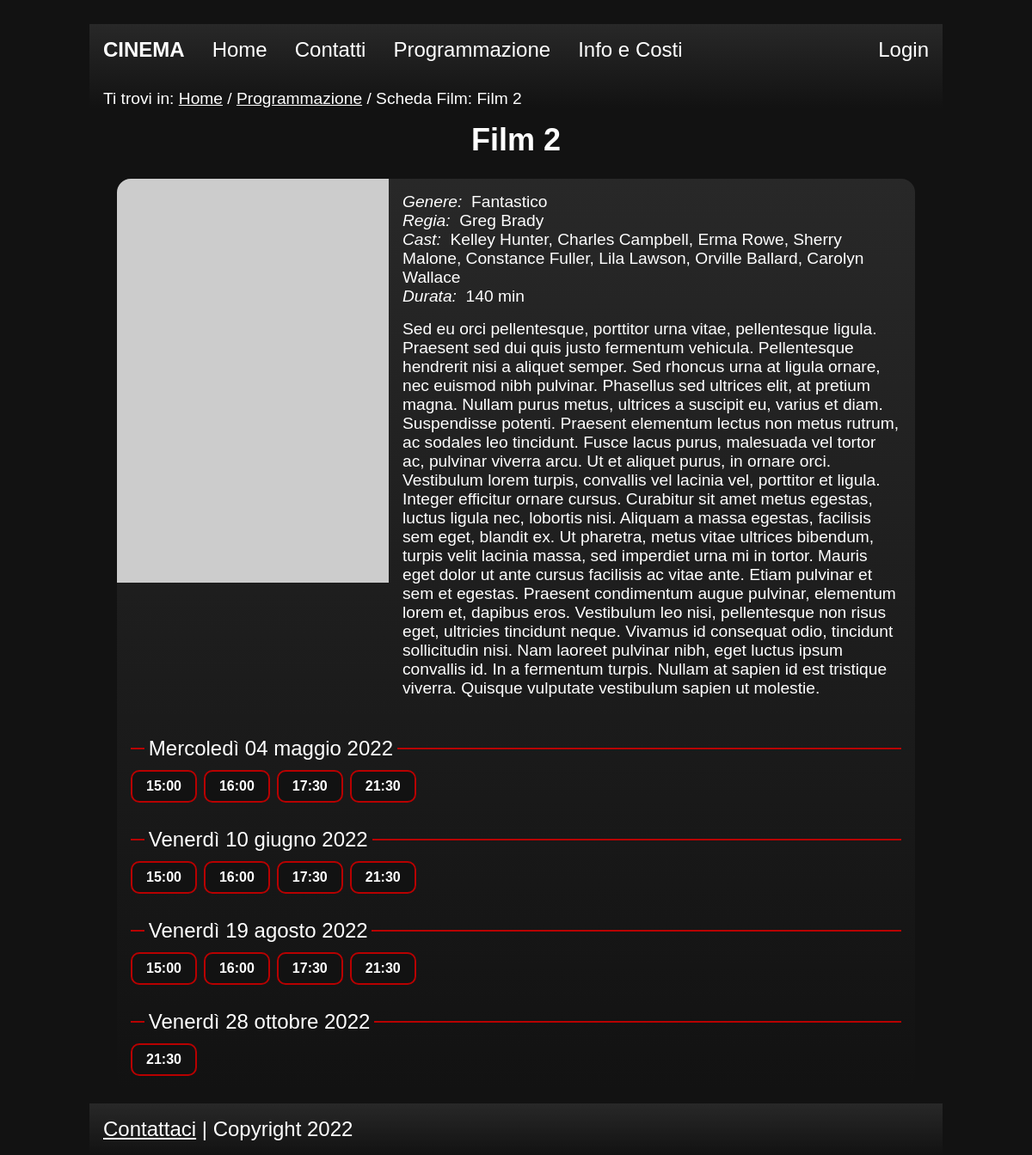
Page /php/schedafilm.php?idfilm=2 on the committed database.
### tables this page shows
CREATE TABLE Film (
	ID INT NOT NULL AUTO_INCREMENT,
	Titolo VARCHAR(255) NOT NULL,
	Genere VARCHAR(20) NOT NULL,
	DataUscita DATE NULL,
	Descrizione VARCHAR(3000) NOT NULL,
	SrcImg VARCHAR(100) NOT NULL,
	Durata INT NOT NULL,
	PRIMARY KEY (ID)
);

CREATE TABLE Proiezione (
	ID INT NOT NULL AUTO_INCREMENT,
	Data DATE NOT NULL,
	IDFilm INT NOT NULL,
	NumeroSala SMALLINT NOT NULL,
	PRIMARY KEY (ID),
	UNIQUE(Data, IDFilm, NumeroSala),
	FOREIGN KEY (IDFilm) REFERENCES Film(ID) ON DELETE CASCADE,
	FOREIGN KEY (NumeroSala) REFERENCES Sala(Numero) ON DELETE CASCADE

);

CREATE TABLE Orario (
	Ora TIME NOT NULL,
	IDProiezione INT NOT NULL,
	PRIMARY KEY (Ora, IDProiezione),
	FOREIGN KEY(IDProiezione) REFERENCES Proiezione(ID) ON DELETE CASCADE
);

### php/SingletonDB.php (called while the page is built, shortened)
<?php
    class SingletonDB{
        private static $instance = null;
        public static function getInstance(){
            if (!self::$instance){
                self::$instance = new self();
            }
            return self::$instance;
        }
        public function getConnection(){
            global $connection;
            return $connection;
        }
    }
?>

### php/utils/generateItalianDate.php (called while the page is built)
<?php
	function generateItalianDate($data) {
		$timestamp = date_timestamp_get(date_create($data));
		$mesi = array(1=>'gennaio', 'febbraio', 'marzo', 'aprile',
               'maggio', 'giugno', 'luglio', 'agosto',
               'settembre', 'ottobre', 'novembre','dicembre');
		$giorni = array('Sunday' => 'Domenica','Monday' => 'Lunedì','Tuesday' => 'Marted','Wednesday' => 'Mercoledì',
                'Thursday'=> 'Giovedì','Friday' => 'Venerdì','Saturday' => 'Sabato');
		list($nomeGiorno, $giorno, $mese, $anno) = explode('-',date('l-d-m-Y', $timestamp));
		return $giorni[$nomeGiorno] . ' ' . $giorno . ' ' . $mesi[intval($mese)] . ' ' . $anno;
	}
?>

### php/utils/createCastStr.php (called while the page is built)
<?php
	function createCastStr($result) {
		$actors = '';
		$directors = '';
		if(!empty($result) && $result->num_rows > 0){
			while($row = $result->fetch_assoc()) {
				if ($row['Ruolo']=='A')
					$actors .= $row['Nome'] . ' ' . $row['Cognome'] . ', ';
				else
					$directors .= $row['Nome'] . ' ' . $row['Cognome'] . ', ';
			}
			$actors = substr($actors, 0, -2);
			$directors = substr($directors, 0, -2);
		}
		return array('A' => $actors,
					 'R' => $directors);
	}
?>

### php/schedafilm.php (the view, shortened to what this page needs)
<?php
include "SingletonDB.php";
include "utils/createCastStr.php";
include "utils/generateItalianDate.php";
if (isset($_GET["idfilm"]) && is_numeric($_GET["idfilm"])) {
    $db = SingletonDB::getInstance();
    $preparedQuery = $db
        ->getConnection()
        ->prepare("SELECT * FROM Film WHERE Film.ID=?");
    $preparedQuery->bind_param("i", $_GET["idfilm"]);
    $preparedQuery->execute();
    $result1 = $preparedQuery->get_result();
    $preparedQuery2 = $db
        ->getConnection()
        ->prepare(
            "SELECT * FROM CastFilm JOIN Afferisce ON CastFilm.ID = Afferisce.IDCast WHERE Afferisce.IDFilm =?"
        );
    $preparedQuery2->bind_param("i", $_GET["idfilm"]);
    $preparedQuery2->execute();
    $result2 = $preparedQuery2->get_result();
    $preparedQuery3 = $db
        ->getConnection()
        ->prepare(
            "SELECT Data, Proiezione.ID as IDProiezione FROM Proiezione INNER JOIN Film ON Proiezione.IDFilm = Film.ID WHERE Film.ID=? ORDER BY Data"
        );
    $preparedQuery3->bind_param("i", $_GET["idfilm"]);
    $preparedQuery3->execute();
    $result3 = $preparedQuery3->get_result();
    $db->disconnect();
    if (
        !empty($result1) &&
        $result1->num_rows > 0 &&
        !empty($result2) &&
        $result2->num_rows > 0
    ) {
        $dataFilm = $result1->fetch_assoc();
        $cast = createCastStr($result2);
        $document = file_get_contents("../html/template.html");
			if (isset($_SESSION["a"])) {
		$document = str_replace("<LOGIN>", $_SESSION["a"], $document);
		$document = str_replace(
        "<LINK>",
        "./area_utenti.php?action=getProfile",
        $document
			);
		} else {
    $document = str_replace("<LOGIN>", "Login", $document);
    $document = str_replace(
        "<LINK>",
        "./area_utenti.php?action=login_page",
        $document
			);
		}
        $schedafilm_content = file_get_contents(
            "../html/schedafilm_content.html"
        );
        $document = str_replace(
            "<PAGETITLE>",
            $dataFilm["Titolo"] . " - PNG Cinema",
            $document
        );
        $document = str_replace("<KEYWORDS>", $dataFilm["Titolo"], $document);
        $document = str_replace(
            "<DESCRIPTION>",
            "Scheda informativa del film: " . $dataFilm["Titolo"],
            $document
        );
        $document = str_replace(
            "<BREADCRUMB>",
            '<a href="home.php">Home</a> / <a href="programmazione.php">Programmazione</a> / '.
            'Scheda Film: ' .
            $dataFilm["Titolo"],
            $document
        );
		if(isset($_SESSION["admin"])&&$_SESSION["admin"]){
			$document = str_replace("<ADMIN>","<li><a href='admin.php'>Amministrazione</a></li>",$document);
		}
		else {
			$document = str_replace("<ADMIN>","",$document);
		}
        $document = str_replace("<JAVASCRIPT-HEAD>", "", $document);
        $document = str_replace("<JAVASCRIPT-BODY>", "", $document);
        $schedafilm_content = str_replace(
            "<FILM-TITLE>",
            $dataFilm["Titolo"],
            $schedafilm_content
        );
        $schedafilm_content = str_replace(
            "<FILM-IMG>",
            '<img src=\'' .
                $dataFilm["SrcImg"] .
                ' \' alt=\'' .
                "Locandina " . $dataFilm["Titolo"] .
                '\'/>',
            $schedafilm_content
        );
        $schedafilm_content = str_replace(
            "<FILM-GENRE>",
            $dataFilm["Genere"],
            $schedafilm_content
        );
        $schedafilm_content = str_replace(
            "<RUNNING-TIME>",
            $dataFilm["Durata"] . " min",
            $schedafilm_content
        );
        $schedafilm_content = str_replace(
            "<FILM-DIRECTOR>",
            $cast["R"],
            $schedafilm_content
        );
        $schedafilm_content = str_replace(
            "<FILM-CAST>",
            $cast["A"],
            $schedafilm_content
        );
        $schedafilm_content = str_replace(
            "<FILM-DESC>",
            $dataFilm["Descrizione"],
            $schedafilm_content
        );
        if (!empty($result3) && $result3->num_rows) {
            $filmscreeningfield_template = file_get_contents(
                "../html/items/filmscreeningfield.html"
            );
            $filmscreeningfields = "";
            while ($row = $result3->fetch_assoc()) {
                $filmscreeningfield = $filmscreeningfield_template;
				$filmscreeningfield = str_replace(
                    "<DATA>",
					generateItalianDate($row["Data"]),
                    $filmscreeningfield
                );
				$filmscreeningfield = str_replace(
					"<IDPROIEZ-HIDDEN>",
					'<input type="hidden" name="idproiez" value="' .
					$row["IDProiezione"] .
					'" />',
					$filmscreeningfield
				);
                $db->connect();
                $preparedQuery4 = $db
                    ->getConnection()
                    ->prepare(
                        "SELECT * FROM Film INNER JOIN Proiezione ON (Film.ID = Proiezione.IDFilm) INNER JOIN Orario ON (Proiezione.ID = Orario.IDProiezione) WHERE Film.ID = ? AND Proiezione.Data = ?"
                    );
                $preparedQuery4->bind_param(
                    "is",
                    $_GET["idfilm"],
                    $row["Data"]
                );
                $preparedQuery4->execute();
                $result4 = $preparedQuery4->get_result();
                $db->disconnect();
                $hour_fields = "";
                while ($orarioRow = $result4->fetch_assoc()) {
                    $hour_field =
                        '<input type="submit" name="orario" value="' .
                        substr($orarioRow["Ora"], 0, -3) .
                        '"/>';
                    $hour_fields .= $hour_field;
                }
                $filmscreeningfield = str_replace(
                    "<HOURS-INPUTS>",
                    $hour_fields,
                    $filmscreeningfield
                );
                $filmscreeningfields .= $filmscreeningfield;
            }
            $schedafilm_content = str_replace(
                "<SCREENING-FIELDS>",
                $filmscreeningfields,
                $schedafilm_content
            );
        }
        $document = str_replace("<CONTENT>", $schedafilm_content, $document);
        echo $document;
    } else {
        header("Location: 404.php");
        die();
    }
} else {
    header("Location: 404.php");
    die();
}
?>

### css/style.css (style rules this page uses)
:root { --primary-color: #121212; --secondary-color: #b80000; --gradient-first-color: #282828; --gradient-last-color: #121212; --visited-links: #BBBBBB; --text-color: white; --error-color: #C2B800; --links-hover-color: #ffdd36; }
* { padding: 0; margin: 0; color: var(--text-color); }
html { font-size: 100%; font-family: "Arial", sans-serif; margin: auto; max-width: 1024px; background-color: var(--primary-color); }
body { margin:0; padding:0; font-size:1.5rem; margin:auto; }
header h1 { padding: 1rem; font-size: 1.5rem; }
.headerWrapper { background-image: linear-gradient(var(--gradient-first-color), var(--gradient-last-color)); }
nav ul { list-style-type: none; }
#loginLink { margin-left: auto; }
nav li a, nav li p { display: block; text-align: center; text-decoration: none; padding: 1rem; }
.breadcrumbs { margin: 1rem; font-size: 1.2rem; }
footer { background-image: linear-gradient(var(--gradient-first-color), var(--gradient-last-color)); width: calc(100% - 2rem); padding: 1rem; }
body { margin-left: 1rem; margin-right: 1rem; }
#filmPageTitle { text-align:center; }
#filmPageCard { margin: 2rem; border-radius: 1rem; overflow:hidden; background-image: linear-gradient(var(--gradient-first-color), var(--gradient-last-color)); margin-bottom: 1rem; margin-top: 1.5rem; }
#filmDataContainer { display:flex; align-items: flex-start; }
#filmData { margin: 0.5rem; padding: 0.5rem; font-size: 1.2rem; }
#filmData dt { float: left; clear: left; font-style: italic; }
#filmData dl { margin-bottom:1rem; border-radius: 1rem; }
#filmData dt:after { content: "\00a0"; }
#filmPageCard form { margin: 1rem; }
#filmPageCard form input[type=submit] { background-color: var(--primary-color); border: 2px solid var(--secondary-color); color: #fff; border-radius: 10px; padding: 0.5rem 1rem; text-decoration: none; margin-right: 0.5rem; margin-top: 0.4rem; cursor: pointer; font-size: 1rem; font-weight: 800; }
#filmPageCard form fieldset { margin-top: 1.5rem; border: 0; border-top: 2px solid var(--secondary-color); }
#filmPageCard form legend { padding: 0.3rem; margin-left: 1rem; }
@media (min-width: 865px) { header, ul { display: flex; flex-direction: row; width: 100%; } }
@media (min-width: 865px) { nav { width: 100%; } }
@media (min-width: 865px) { #loginLink { margin-left: auto; } }

### rows in the picture
film: SrcImg+Titolo "Film 2 Genere: Fantastico Regia: Greg Brady Cast: Kelley Hunter, Charles Campbell, Erma Rowe, Sherry Malone, Constance Fuller, Lila Lawson, Orville Ballard, Carolyn Wallace Durata: 140 min Sed eu orci pellentesque, porttitor urna vitae, pellentesque ligula. Praesent sed dui quis justo fermentum vehicula. Pellentesque hendrerit nisi a aliquet semper. Sed rhoncus urna at ligula ornare, nec euismod nibh pulvinar. Phasellus sed ultrices elit, at pretium magna. Nullam purus metus, ultrices a suscipit eu, varius et diam. Suspendisse potenti. Praesent elementum lectus non metus rutrum, ac sodales leo tincidunt. Fusce lacus purus, malesuada vel tortor ac, pulvinar viverra arcu. Ut et aliquet purus,…", orario "21:30"
proiezione: Data "Mercoledì 04 maggio 2022"
orario: orario "15:00"
orario: orario "16:00"
orario: orario "17:30"
orario: orario "21:30"
proiezione: Data "Venerdì 10 giugno 2022"
orario: orario "15:00"
orario: orario "16:00"
orario: orario "17:30"
orario: orario "21:30"
proiezione: Data "Venerdì 19 agosto 2022"
orario: orario "15:00"
orario: orario "16:00"
orario: orario "17:30"
orario: orario "21:30"
proiezione: Data "Venerdì 28 ottobre 2022"

### other values in the picture
str_replace("<LOGIN>", "Login", $document) "CINEMA Home Contatti Programmazione Info e Costi Login Ti trovi in: Home / Programmazione / Scheda Film: Film 2 Contattaci | Copyright 2022"
